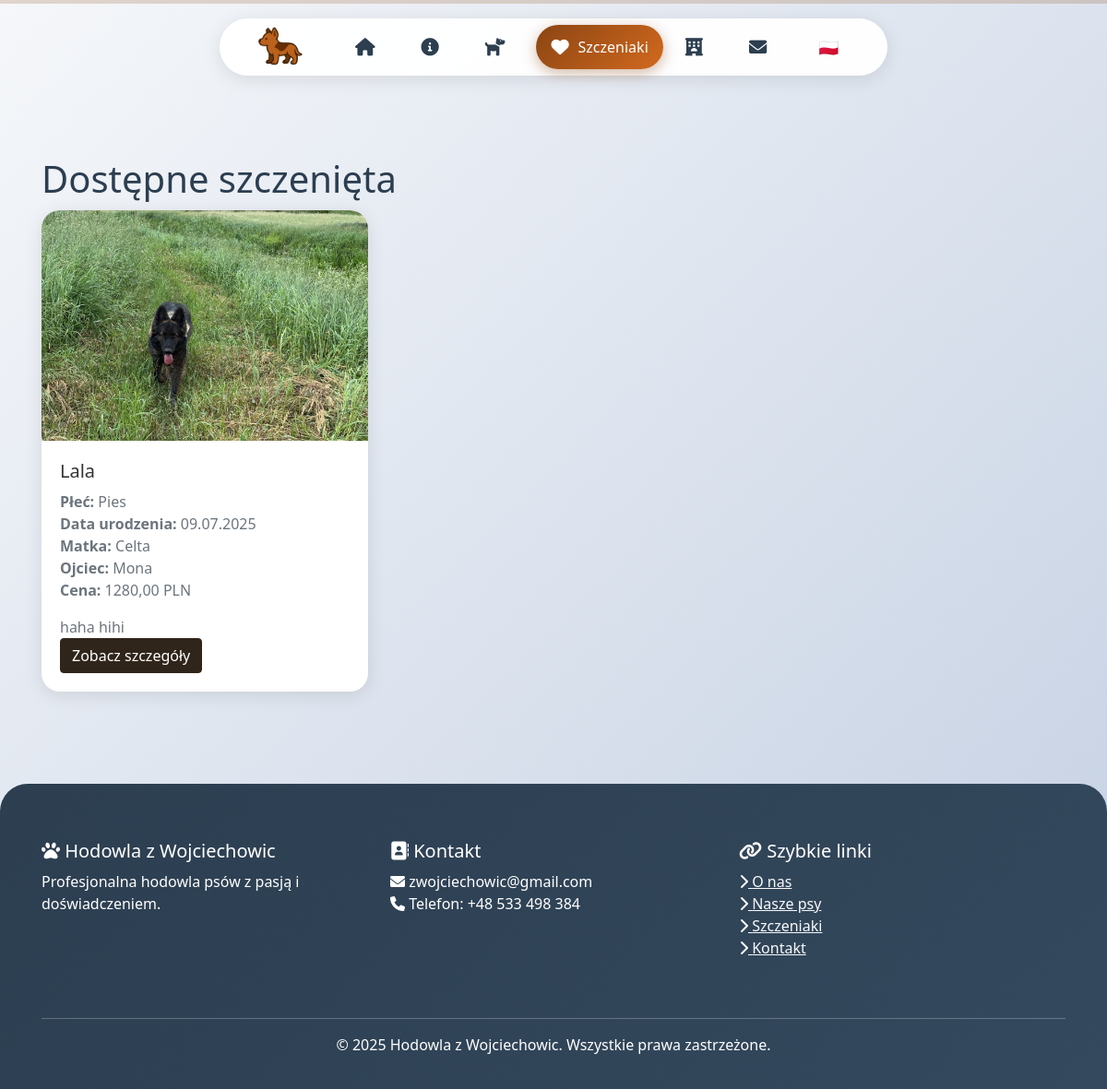
Page /pl/szczeniaki/ on the committed database.
### main/models.py (models this page shows, shortened)
class Puppy(models.Model):
    name = models.CharField(max_length=100, verbose_name='Imię')
    mother = models.ForeignKey(Dog, on_delete=models.CASCADE, related_name='puppies_as_mother', verbose_name='Matka')
    father = models.ForeignKey(Dog, on_delete=models.CASCADE, related_name='puppies_as_father', verbose_name='Ojciec')
    birth_date = models.DateField(verbose_name='Data urodzenia')
    gender = models.CharField(max_length=10, choices=[('male', 'Pies'), ('female', 'Suka')], verbose_name='Płeć')
    description = models.TextField(blank=True, verbose_name='Opis')
    photo = models.ImageField(upload_to='puppies/', verbose_name='Zdjęcie główne')
    certificate = models.ImageField(upload_to='certificates/', blank=True, null=True, verbose_name='Certyfikat')
    is_available = models.BooleanField(default=True, verbose_name='Dostępne')
    price = models.DecimalField(max_digits=10, decimal_places=2, verbose_name='Cena')
    class Meta:
        ordering = ['-birth_date']
        verbose_name = 'Szczeniak'
        verbose_name_plural = 'Szczeniaki'

class Dog(models.Model):
    name = models.CharField(max_length=100, verbose_name='Imię')
    breed = models.CharField(max_length=100, verbose_name='Rasa')
    birth_date = models.DateField(verbose_name='Data urodzenia')
    gender = models.CharField(max_length=10, choices=[('male', 'Pies'), ('female', 'Suka')], verbose_name='Płeć')
    description = models.TextField(verbose_name='Opis')
    photo = models.ImageField(upload_to='dogs/', verbose_name='Zdjęcie główne')
    is_breeding = models.BooleanField(default=False, verbose_name='Pies hodowlany')
    certificate = models.ImageField(upload_to='certificates/', blank=True, null=True, verbose_name='Certyfikat')
    class Meta:
        ordering = ['name']
        verbose_name = 'Pies'
        verbose_name_plural = 'Psy'

### main/views.py (the view)
# urls.py: path(_('szczeniaki/'), views.puppies, name='puppies'),
def puppies(request):
    available_puppies = Puppy.objects.filter(is_available=True)
    return render(request, 'puppies.html', {
        'puppies': available_puppies,
        'favicon': 'logo/puppy-logo.ico',
        'favicon_png': 'logo/puppy-logo.png'
    })

### templates/puppies.html (shortened to what this page needs)
{% extends 'base.html' %}
{% block content %}
<div class="container my-5">
    <h1>Dostępne szczenięta</h1>
    {% if puppies %}
    <div class="row">
        {% for puppy in puppies %}
        <div class="col-md-6 col-lg-4 mb-4">
            <a href="{% url 'puppy_detail' puppy.pk %}" class="card-link">
                <div class="card card-hover">
                    <div class="card-img-container position-relative">
                        {% if puppy.photo %}
                        <img src="{{ puppy.photo.url }}" class="card-img-top" alt="{{ puppy.name }}" style="height: 250px; object-fit: cover;">
                        {% endif %}
                    </div>
                    <div class="card-body">
                        <h5 class="card-title">{{ puppy.name }}</h5>
                        <p class="card-text">
                            <strong>Płeć:</strong> {{ puppy.get_gender_display }}<br>
                            <strong>Data urodzenia:</strong> {{ puppy.birth_date|date:"d.m.Y" }}<br>
                            <strong>Matka:</strong> {{ puppy.mother.name }}<br>
                            <strong>Ojciec:</strong> {{ puppy.father.name }}<br>
                            <strong>Cena:</strong> {{ puppy.price }} PLN
                        </p>
                        <p class="card-text">{{ puppy.description|truncatewords:15 }}</p>
                        <a href="{% url 'puppy_detail' puppy.pk %}" class="btn btn-primary">Zobacz szczegóły</a>
                    </div>
                </div>
            </a>
        </div>
        {% endfor %}
    </div>
    {% else %}
    <div class="puppy-alert">
        <h3>Brak dostępnych szczeniąt</h3>
        <p>Aktualnie nie mamy dostępnych szczeniąt. <a href="{% url 'contact' %}">Skontaktuj się z nami</a>, aby dowiedzieć się o planowanych miotach.</p>
    </div>
    {% endif %}
</div>
{% endblock %}

### static/css/base.css (style rules this page uses)
.btn-primary { background-color: #30251a !important; border-color: #30251a !important; }

### static/css/variables.css (style rules this page uses)
:root { --primary-color: #8B4513; --secondary-color: #D2691E; --accent-color: #FF6B35; --text-dark: #2C3E50; --bg-light: #F8F9FA; --shadow: 0 4px 20px rgba(0,0,0,0.1); --transition: all 0.3s cubic-bezier(0.4, 0, 0.2, 1); --bs-primary: #221d1a; }

### static/css/global.css (style rules this page uses)
* { margin: 0; padding: 0; box-sizing: border-box; }
body { font-family: 'Segoe UI', Tahoma, Geneva, Verdana, sans-serif; background: linear-gradient(135deg, #f5f7fa 0%, #c3cfe2 100%); min-height: 100vh; color: var(--text-dark); overflow-x: hidden; }
.container { padding-left: 15px; padding-right: 15px; }
h1, h2, h3, h4, h5, h6 { line-height: 1.3; }
p { line-height: 1.5; }

### static/css/cards.css (style rules this page uses)
.card { color: rgb(28, 32, 40); border: none; border-radius: 20px; box-shadow: var(--shadow); transition: var(--transition); overflow: hidden; }
.card-body { padding: 20px !important; }
.card-link { color: inherit; text-decoration: none !important; display: block; transition: all 0.3s ease; }
.card-hover { transition: all 0.3s ease; cursor: pointer; }
.card-link .card-title { color: #333 !important; }
.card-link .card-text { color: #6c757d !important; }

### static/css/mobile.css (style rules this page uses)
.card-img-top, .img-fluid { max-width: 100%; height: auto; object-fit: cover; }

### rows in the picture
Puppy: photo (picture), name "Lala", gender "Pies", birth_date "09.07.2025", mother.name "Celta", father.name "Mona", price "1280,00", description "haha hihi"
